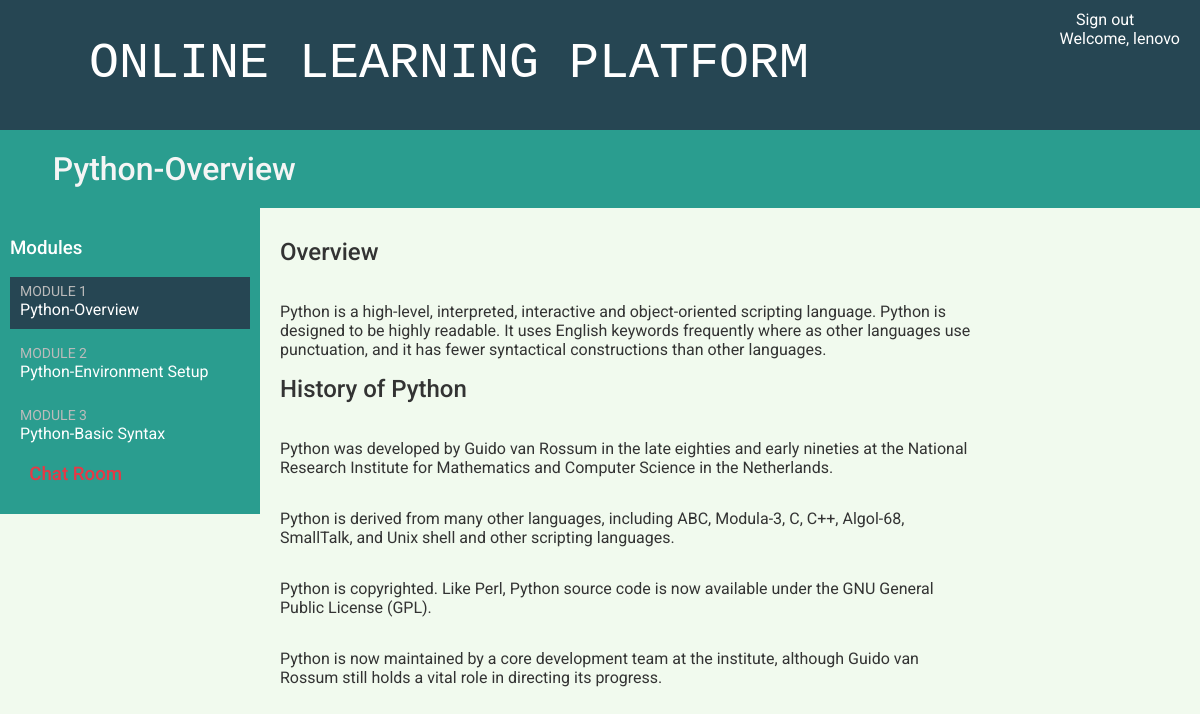
/students/course/1/ (signed in), run on an earlier commit of the app's database.
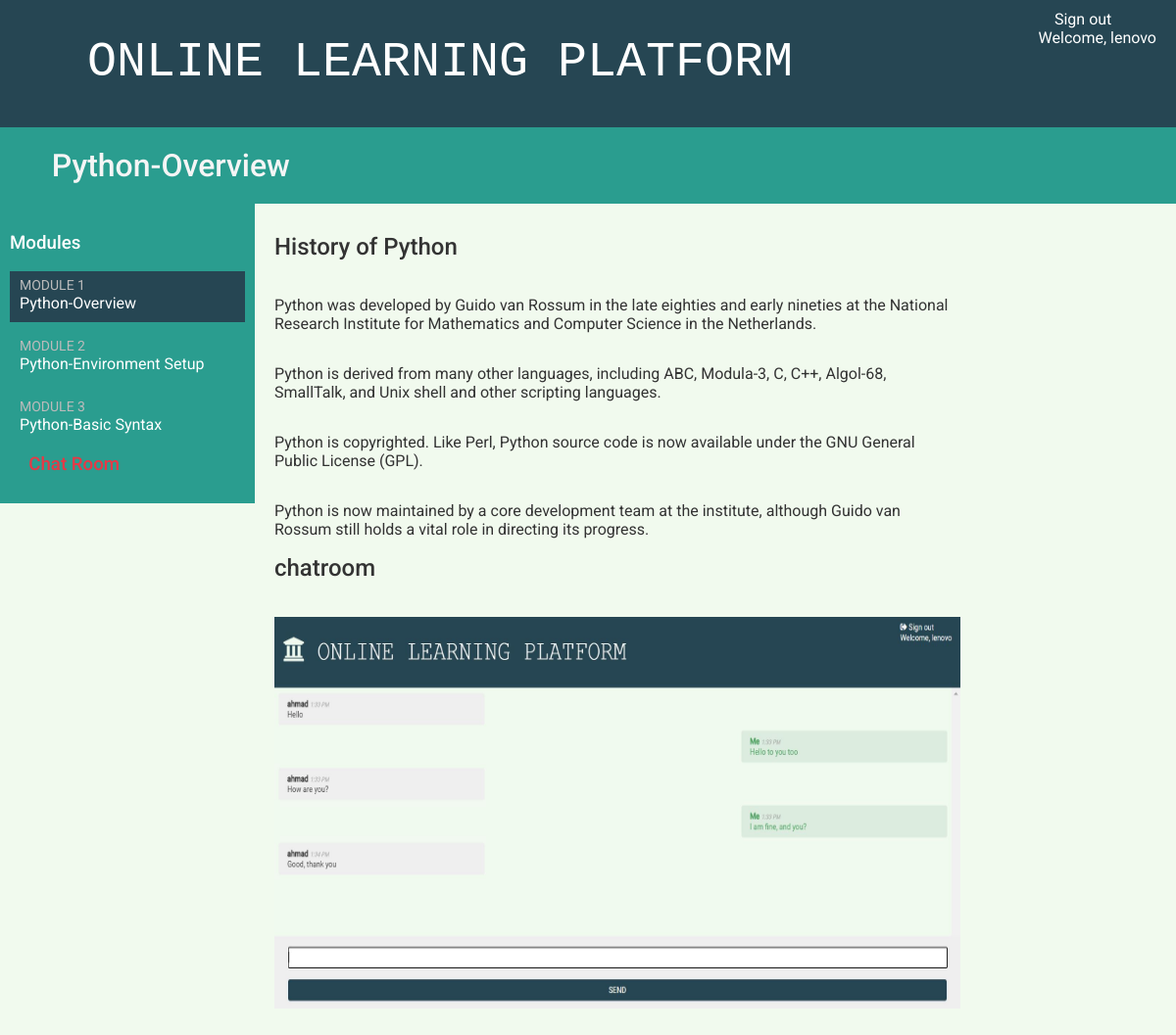
And on a later commit of the database.
### courses/models.py (models this page shows, shortened)
class Module(models.Model):
    course = models.ForeignKey(Course,
                               related_name='modules',
                               on_delete=models.CASCADE)
    title = models.CharField(max_length=200)
    description = models.TextField(blank=True)
    order = OrderField(blank=True, for_fields=['course'])
    def __str__(self):
        return f'{self.order}. {self.title}'
    class Meta:
        ordering = ['order']

class Content(models.Model):
    module = models.ForeignKey(Module,
                               related_name='contents',
                               on_delete=models.CASCADE)
    content_type = models.ForeignKey(ContentType,
                                     on_delete=models.CASCADE,
                                     limit_choices_to={'model__in':(
                                     'text',
                                     'video',
                                     'image',
                                     'file')})
    object_id = models.PositiveIntegerField()
    item = GenericForeignKey('content_type', 'object_id')
    order = OrderField(blank=True, for_fields=['module'])
    class Meta:
        ordering = ['order']

class ItemBase(models.Model):
    owner = models.ForeignKey(User,
                              related_name='%(class)s_related',
                              on_delete=models.CASCADE)
    title = models.CharField(max_length=250)
    created = models.DateTimeField(auto_now_add=True)
    updated = models.DateTimeField(auto_now=True)
    class Meta:
        abstract = True
    def render(self):
        return render_to_string(f'courses/content/{self._meta.model_name}.html',
                                {'item': self})

class Text(ItemBase):
    content = models.TextField()

class Image(ItemBase):
       file = models.FileField(upload_to='images')

### students/views.py (the view)
class StudentCourseDetailView(DetailView):
    model = Course
    template_name = 'students/course/detail.html'
    def get_queryset(self):
        qs = super().get_queryset()
        return qs.filter(students__in=[self.request.user])
    def get_context_data(self, **kwargs):
        context = super().get_context_data(**kwargs)
        course = self.get_object()
        if 'module_id' in self.kwargs:
            context['module'] = course.modules.get(
                                    id=self.kwargs['module_id'])
        else:
            context['module'] = course.modules.all().first()
        return context

### students/templates/students/course/detail.html (shortened to what this page needs)
{% extends "base.html" %}
{% load cache %}
{% block content %}
  <h1>
    <i class="fas fa-check-square"></i> {{ module.title }}
  </h1>
  <div class="contents">
    <h3>Modules</h3>
    <ul id="modules">
      {% for m in object.modules.all %}
        <li data-id="{{ m.id }}" {% if m == module %}class="selected"{% endif %}>
          <a href="{% url "student_course_detail_module" object.id m.id %}">
            <span>
              Module <span class="order">{{ m.order|add:1 }}</span>
            </span>
            <br>
            {{ m.title }}
          </a>
        </li>
      {% empty %}
        <li>No modules yet.</li>
      {% endfor %}
    </ul>
    <h3>
      <i class="fas fa-comments"></i> <a href="{% url "chat:course_chat_room" object.id %}">
      </a>
    </h3>
  </div>
  <div class="module">
    {% cache 600 module_contents module %}
      {% for content in module.contents.all %}
        {% with item=content.item %}
          <h2>{{ item.title }}</h2>
          {{ item.render }}
        {% endwith %}
      {% endfor %}
    {% endcache %}
  </div>
{% endblock %}

### courses/templates/base.html (shortened to what this page needs)
{% load static %}
<!DOCTYPE html>
<html>
<head>
  <link href="{% static "css/base.css" %}" rel="stylesheet">
  <link href="{% static "fontawesome/css/all.css" %}" rel="stylesheet">
</head>
<body>
  <div id="header">
    <a href="/" class="logo"><i class="fas fa-university" style="color: #f1faee"></i> Online Learning Platform</a>
    <ul class="menu">
      {% if request.user.is_authenticated %}
        <li><a href="{% url "logout" %}"><i class="fas fa-sign-out-alt"></i> Sign out</a></li>
        <li id="user-name">Welcome, {{ user.get_username }}</li>
      {% else %}
        <li><a href="{% url "login" %}">Sign in <i class="fas fa-sign-in-alt"></i></a></li>
      {% endif %}
    </ul>
  </div>
    {% block content %}
    {% endblock %}
</body>
</html>

### courses/templates/courses/content/text.html
{{ item.content|linebreaks }}

### courses/templates/courses/content/image.html
<p><img src="{{ item.file.url }}" alt="{{ item.title }}"></p>

### courses/static/css/base.css (style rules this page uses)
html { overflow-x: hidden; }
img { height: 400px; width: 700px; }
body { margin:0; font-family:'Roboto', sans-serif; font-weight:400; color:#333; background-color: #f1faee; }
a { color:#e63946; text-decoration:none; }
ul { float:left; }
h1, h2, h3, h4, h5, h6 { font-family:'Roboto', sans-serif; font-weight:500; }
h1 { background:#2a9d8f; color: whitesmoke; width:100%; overflow:auto; padding:20px 0 20px 20px; margin:0; }
.module { padding:10px 20px; float:left; width:700px; }
.module p { width:100%; float:right; }
#header { position: relative; background:#264653; overflow:auto; height:110px; max-width:100%; padding:10px 20px; }
#header .logo { text-decoration:none; font-family: 'Courier New', Courier, monospace; font-weight:300; text-transform:uppercase; font-size:50px; padding-top: 25px; color:#fff; float:left; }
#header a { color:#fff; }
#user-name { color:#fff; }
#header .menu { list-style:none; float:right; margin:0; padding:0; }
.contents { width:20%; padding:10px; float:left; background:#2a9d8f; color: #fff; font-family:'Roboto', sans-serif; }
.contents ul { list-style:none; margin:0; padding:0; width:100%; }
.contents ul li { margin:0 0 10px 0; padding:4px 10px 10px; overflow:auto; cursor:move; }
.contents ul li.selected { background:#264653; }
.contents ul span { text-transform:uppercase; color:#bbb; font-size:14px; }
.contents ul a { display:block; color:#fff; text-decoration:none; }

What changed in the data, as far as the page shows it:
removed Content: item "Overview", item.content "Python is a high-level, interpreted, interactive and object-oriented scripting language. Python is designed to be highly readable. It uses English keywords frequently where as other languages use punctuation, and it has fewer syntactical constructions than other languages."
added Content: item "chatroom", item.file (picture)
